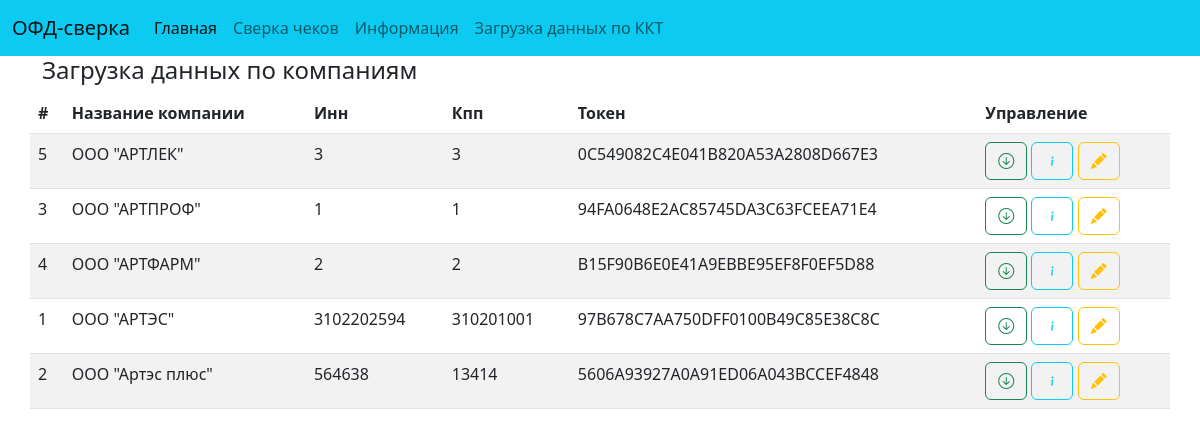
The page / on the database its author committed.
### ofdload/models.py (models this page shows, shortened)
class Company (models.Model):
    name = models.CharField(max_length=100, unique=True, verbose_name='Название компании')
    inn = models.CharField(max_length=12, unique=True, verbose_name='ИНН организации')
    kpp = models.CharField(max_length=9, verbose_name='КПП организации')
    token_key = models.CharField(max_length=100, unique=True, verbose_name='Токен ОФД')
    renew = models.DateTimeField()
    class Meta:
        verbose_name = 'Огранизация'
        verbose_name_plural = 'Организации'
        ordering = ['name']

### ofdload/views.py (the view)
# urls.py: path('', get_company_list, name='get_company_list'),
def get_company_list(request):
    company_filter = Company.objects.all()
    context = {'comp_list': company_filter}
    return render(request, 'ofdload/company.html', context)

### ofdload/templates/ofdload/company.html (shortened to what this page needs)
{% extends 'base.html' %}
{% block content %}
<div class="container">
<h4>Загрузка данных по компаниям</h4>
<div class="row">
    <table class="table table-striped">
        <thead>
    <tr>
      <th scope="col">#</th>
      <th scope="col">Название компании</th>
      <th scope="col">Инн</th>
      <th scope="col">Кпп</th>
      <th scope="col">Токен</th>
      <th scope="col">Управление</th>
    </tr>
    </thead>
    <tbody>
    {% for company in comp_list %}
    <tr>
      <td>{{company.id}}</td>
      <td>{{company.name}}</td>
      <td>{{company.inn}}</td>
      <td>{{company.kpp}}</td>
      <td>{{company.token_key}}</td>
      <td>
        <a href="{% url 'ofdload:get_data_kkts' pk=company.id %}" role="button" class="btn btn-outline-success bi bi-arrow-down-circle" title="Загрузить данные"></a>
        <a href="{% url 'ofdload:get_data_kkts' pk=company.id %}" role="button" class="btn btn-outline-info bi bi-info" title="Посмотреть информацию"></a>
        <a href="{% url 'ofdload:get_data_kkts' pk=company.id %}" role="button" class="btn btn-outline-warning bi bi-pencil-fill" title="Редактировать"></a>
    </td>
    </tr>
    {% endfor %}
  </tbody>
    </table>
</div>
</div>
{% endblock %}

### templates/base.html (shortened to what this page needs)
<!doctype html>
<html lang="en">
  <head>
    <link href="https://cdn.jsdelivr.net/npm/bootstrap@5.2.2/dist/css/bootstrap.min.css" rel="stylesheet">
    <link rel="stylesheet" href="https://cdn.jsdelivr.net/npm/bootstrap-icons@1.9.1/font/bootstrap-icons.css">
  </head>
  <body>
<nav class="navbar navbar-expand-lg bg-info">
  <div class="container-fluid">
    <a class="navbar-brand" href="#">ОФД-сверка</a>
    <div class="collapse navbar-collapse" id="navbarNav">
      <ul class="navbar-nav">
        <li class="nav-item">
          <a class="nav-link active" aria-current="page" href="#">Главная</a>
        </li>
        <li class="nav-item">
          <a class="nav-link" href="{% url 'ofdload:collation' %}">Сверка чеков</a>
        </li>
        <li class="nav-item">
          <a class="nav-link" href="{% url 'ofdload:kkt_info' %}">Информация</a>
        </li>
        <li class="nav-item">
          <a class="nav-link" href="{% url 'ofdload:get_company_list' %}">Загрузка данных по ККТ</a>
        </li>
      </ul>
    </div>
  </div>
</nav>
  {% block content %}{% endblock %}
  </body>
</html>

### rows shown on the page
Company: id "5", name "ООО \"АРТЛЕК\"", inn "3", kpp "3", token_key "0C549082C4E041B820A53A2808D667E3"
Company: id "3", name "ООО \"АРТПРОФ\"", inn "1", kpp "1", token_key "94FA0648E2AC85745DA3C63FCEEA71E4"
Company: id "4", name "ООО \"АРТФАРМ\"", inn "2", kpp "2", token_key "B15F90B6E0E41A9EBBE95EF8F0EF5D88"
Company: id "1", name "ООО \"АРТЭС\"", inn "3102202594", kpp "310201001", token_key "97B678C7AA750DFF0100B49C85E38C8C"
Company: id "2", name "ООО \"Артэс плюс\"", inn "564638", kpp "13414", token_key "5606A93927A0A91ED06A043BCCEF4848"
